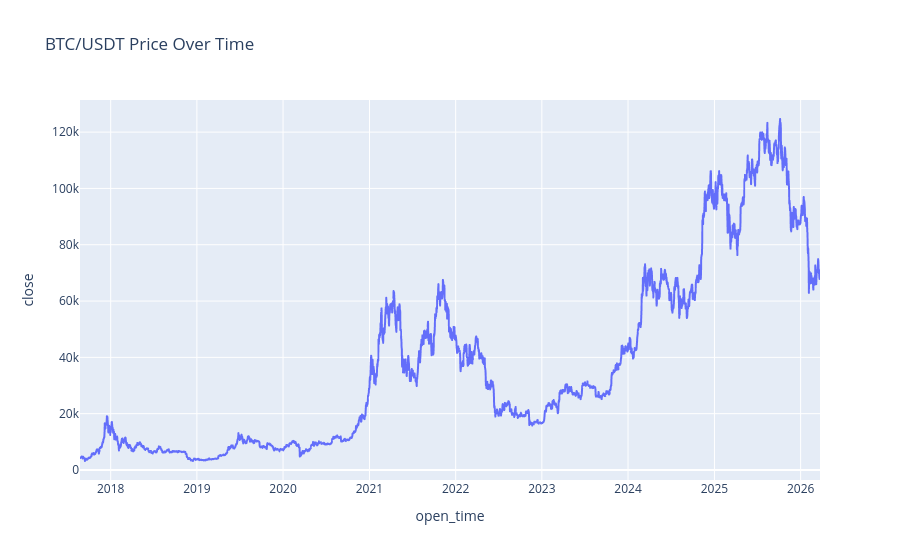

Source (notebook cell):
### Markdown cell above
**Bitcoin Price Over Time**

### Code cell
figure=px.line(df, x="open_time", y="close", title="BTC/USDT Price Over Time")
figure.show()

### Figure 1 — Plotly figure (JSON) as saved in the notebook; plotly's stock layout.template omitted (floating-point values rounded to 4 significant figures; data arrays with more than 128 entries replaced by an {"elided": "..."} marker saying what was removed)
{"data": [{"hovertemplate": "open_time=%{x}<br>close=%{y}<extra></extra>", "legendgroup": "", "line": {"color": "#636efa", "dash": "solid"}, "marker": {"symbol": "circle"}, "mode": "lines", "name": "", "showlegend": false, "type": "scattergl", "x": {"elided": "3135 str values"}, "xaxis": "x", "y": {"elided": "3135 float values"}, "yaxis": "y"}], "layout": {"legend": {"tracegroupgap": 0}, "title": {"text": "BTC/USDT Price Over Time"}, "xaxis": {"anchor": "y", "domain": [0, 1], "title": {"text": "open_time"}}, "yaxis": {"anchor": "x", "domain": [0, 1], "title": {"text": "close"}}}}
